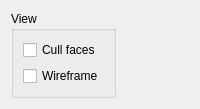
         <widget class="QWidget" name="tabConfigurationRendering">
          <attribute name="title">
           <string>Rendering</string>
          </attribute>
          <layout class="QHBoxLayout" name="horizontalLayout_12">
           <item>
            <widget class="QGroupBox" name="groupBoxConfigurationRenderingView">
             <property name="title">
              <string>View</string>
             </property>
             <layout class="QFormLayout" name="formLayout_4">
              <item row="0" column="0">
               <widget class="QCheckBox" name="checkBoxConfigurationCullFaces">
                <property name="text">
                 <string>Cull faces</string>
                </property>
               </widget>
              </item>
              <item row="1" column="0">
               <widget class="QCheckBox" name="checkBoxConfigurationRenderingWireframe">
                <property name="text">
                 <string>Wireframe</string>
                </property>
               </widget>
              </item>
             </layout>
            </widget>
           </item>
           <item>
            <spacer name="horizontalSpacerConfigurationRendering">
             <property name="orientation">
              <enum>Qt::Horizontal</enum>
             </property>
             <property name="sizeHint" stdset="0">
              <size>
               <width>40</width>
               <height>20</height>
              </size>
             </property>
            </spacer>
           </item>
          </layout>
         </widget>
